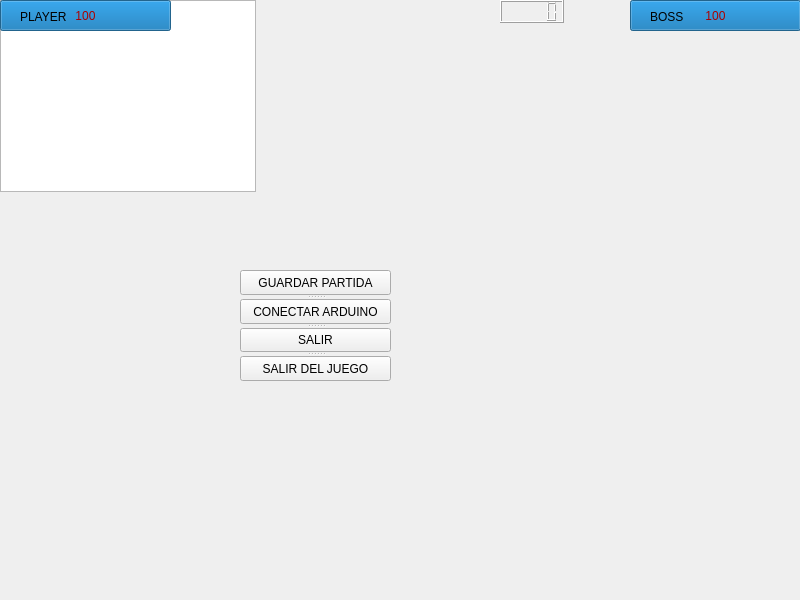
<?xml version="1.0" encoding="UTF-8"?>
<ui version="4.0">
 <class>nivel1</class>
 <widget class="QWidget" name="nivel1">
  <property name="geometry">
   <rect>
    <x>0</x>
    <y>0</y>
    <width>800</width>
    <height>600</height>
   </rect>
  </property>
  <property name="minimumSize">
   <size>
    <width>800</width>
    <height>600</height>
   </size>
  </property>
  <property name="maximumSize">
   <size>
    <width>800</width>
    <height>600</height>
   </size>
  </property>
  <property name="windowTitle">
   <string>ATTACK UNIVERSITY</string>
  </property>
  <widget class="QGraphicsView" name="graphicsView">
   <property name="geometry">
    <rect>
     <x>0</x>
     <y>0</y>
     <width>256</width>
     <height>192</height>
    </rect>
   </property>
   <property name="styleSheet">
    <string notr="true"/>
   </property>
  </widget>
  <widget class="QProgressBar" name="vidaJugador">
   <property name="geometry">
    <rect>
     <x>0</x>
     <y>0</y>
     <width>171</width>
     <height>31</height>
    </rect>
   </property>
   <property name="styleSheet">
    <string notr="true">font: 20pt &quot;MS Shell Dlg 2&quot;;
color: rgb(170, 0, 0);</string>
   </property>
   <property name="maximum">
    <number>100</number>
   </property>
   <property name="value">
    <number>100</number>
   </property>
   <property name="format">
    <string>%p</string>
   </property>
  </widget>
  <widget class="QLCDNumber" name="lcdNumber_3">
   <property name="geometry">
    <rect>
     <x>500</x>
     <y>0</y>
     <width>64</width>
     <height>23</height>
    </rect>
   </property>
  </widget>
  <widget class="QProgressBar" name="vida_boss">
   <property name="geometry">
    <rect>
     <x>630</x>
     <y>0</y>
     <width>171</width>
     <height>31</height>
    </rect>
   </property>
   <property name="styleSheet">
    <string notr="true">font: 20pt &quot;MS Shell Dlg 2&quot;;
color: rgb(170, 0, 0);</string>
   </property>
   <property name="maximum">
    <number>500</number>
   </property>
   <property name="value">
    <number>500</number>
   </property>
   <property name="format">
    <string>%p</string>
   </property>
  </widget>
  <widget class="QLabel" name="label">
   <property name="geometry">
    <rect>
     <x>20</x>
     <y>10</y>
     <width>47</width>
     <height>13</height>
    </rect>
   </property>
   <property name="text">
    <string>PLAYER</string>
   </property>
  </widget>
  <widget class="QLabel" name="label_2">
   <property name="geometry">
    <rect>
     <x>650</x>
     <y>10</y>
     <width>47</width>
     <height>13</height>
    </rect>
   </property>
   <property name="text">
    <string>BOSS</string>
   </property>
  </widget>
  <widget class="QSplitter" name="splitter">
   <property name="geometry">
    <rect>
     <x>240</x>
     <y>270</y>
     <width>151</width>
     <height>111</height>
    </rect>
   </property>
   <property name="orientation">
    <enum>Qt::Vertical</enum>
   </property>
   <widget class="QPushButton" name="GUARDAPARTIDA">
    <property name="text">
     <string>GUARDAR PARTIDA</string>
    </property>
   </widget>
   <widget class="QPushButton" name="ARDUINO">
    <property name="text">
     <string>CONECTAR ARDUINO</string>
    </property>
   </widget>
   <widget class="QPushButton" name="SALIR">
    <property name="text">
     <string>SALIR</string>
    </property>
   </widget>
   <widget class="QPushButton" name="pushButton">
    <property name="text">
     <string>SALIR DEL JUEGO</string>
    </property>
   </widget>
  </widget>
 </widget>
 <resources/>
 <connections/>
</ui>
